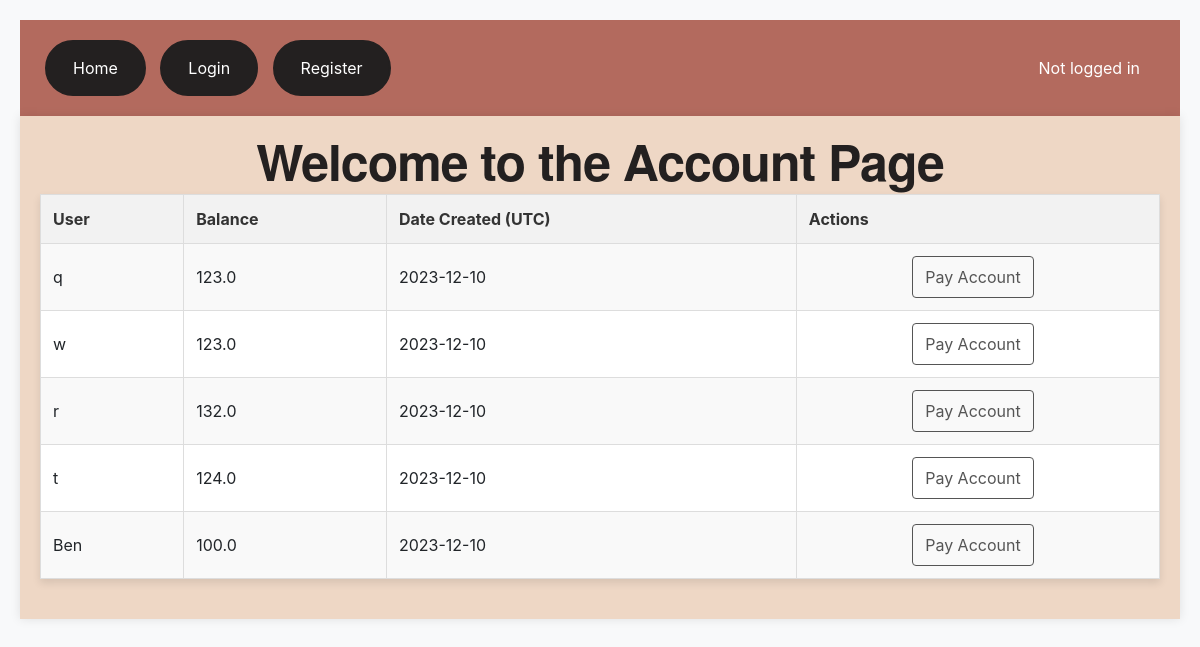
The page /account on the database its author committed.
### app.py (models this page shows, shortened)
class Users(UserMixin, db.Model):
    __tablename__ = 'users'
    id = db.Column(db.Integer, primary_key=True)
    username = db.Column(db.String(250), unique=True, nullable=False)
    password = db.Column(db.String(250), nullable=False)
    balance = db.Column(db.Float, nullable=False)
    date_created = db.Column(db.DateTime, default=datetime.utcnow)
    items = db.relationship('Items', secondary='user_items', backref='users')

### app.py (the view)
@app.route('/account', methods=['POST', 'GET'])
def account():
    users = Users.query.order_by(Users.date_created).all()
    return render_template('account.html', users=users)

### templates/account.html (shortened to what this page needs)
{% extends 'base.html' %}
{% block body %}
    <h1>Welcome to the Account Page</h1>
    <div>
        <table>
            <tr>
                <th>User</th>
                <th>Balance</th>
                <th>Date Created (UTC)</th>
                <th>Actions</th>
            </tr>
            {% for user in users %}
                <tr>
                    <td>{{ user.username }}</td>
                    <td>{{ user.balance }}</td>
                    <td>{{ user.date_created.date() }}</td>
                    {% if user == current_user %}
                    <td class="action-links">
                        <a href="/delete/{{ user.id }}">DELETE Account</a>
                    </td>
                    {% else: %}
                    <td class="action-links">
                        <a href="/pay/{{ user.id }}">Pay Account</a>
                    </td>
                    {% endif %}
                </tr>
            {% endfor %}
        </table>
    </div>
{% endblock %}

### static/css/main.css (style rules this page uses)
body { background-color: #f8f9fa; padding: 20px; }
h1 { color: #232020; font-family: 'Helvetica Neue', sans-serif; font-size: 50px; font-weight: bold; letter-spacing: -1px; line-height: 1; text-align: center; }
table { width: 100%; border-collapse: collapse; margin-bottom: 20px; box-shadow: 0 4px 8px rgba(0, 0, 0, 0.1); background-color: #fff; }
th, td { border: 1px solid #ddd; padding: 12px; text-align: left; }
th { background-color: #f2f2f2; color: #333; }
tr:nth-child(even) { background-color: #f9f9f9; }
.action-links { text-align: center; }
.action-links a { display: inline-block; padding: 8px 12px; text-decoration: none; margin-right: 10px; border: 1px solid #555; color: #555; border-radius: 4px; transition: all 0.3s ease; }

### rows shown on the page
Users: username "q", balance "123.0", date_created "2023-12-10"
Users: username "w", balance "123.0", date_created "2023-12-10"
Users: username "r", balance "132.0", date_created "2023-12-10"
Users: username "t", balance "124.0", date_created "2023-12-10"
Users: username "Ben", balance "100.0", date_created "2023-12-10"
